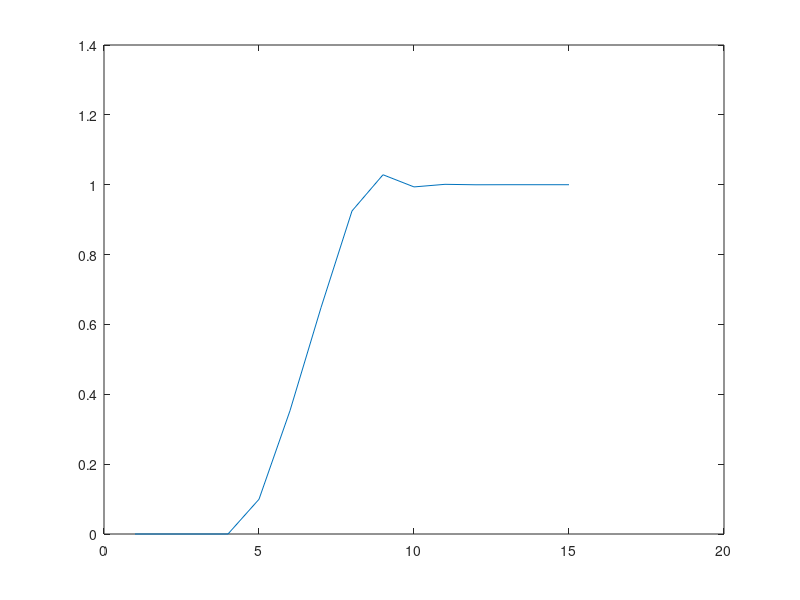
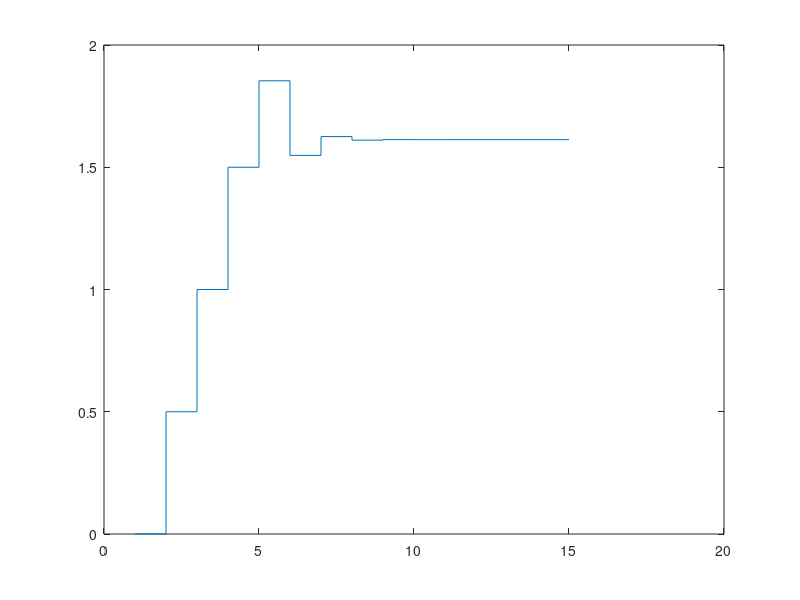

Write the MATLAB code that produced these figures, in order.
clear;
% s = [0 0 0.2 0.5 0.6 0.62];
N = 6;
D = N;
Nu = 3;
lambda = 0.01;

na = 1;
nb = 4;

kk = 15;

a(1) = -0.2676;
b(1:2) = 0;
b(3) = 0.1989;
b(4) = 0.2552;

s(1) = b(1);
s(2) = sum(b(1:2)) - a(1)*s(1); 
for k = 3:N
    s(k) = sum(b(1:min(k,nb))) - a(1)*s(k-1);
end

M = zeros(N, Nu);

for i = 1:N
    for j = 1:Nu
        if(i >= j)
            M(i, j) = s(i-j+1);
        end
    end
end

K = ((M' * M + lambda * eye(Nu))^(-1)) * M';
K_1 = K(1, :);



y_0 = zeros(N,1);
y = zeros(kk,1);
y_zad = zeros(kk+N,1);
y_zad(2:end) = 1;
Y_zad = zeros(N,1);
Y_0 = zeros(N,1);

u = zeros(1,N);
d = zeros(1, kk);

for i = 2:kk
    if i == 2 || i == 3
        y(i) = -a(1)*y(i-1);
    elseif i == 4
        y(i) = -a(1)*y(i-1) + b(3)*u(i-3);
    else
        y(i) = -a(1)*y(i-1) + b(3)*u(i-3) + b(4) * u(i-4);
    end
    
    for k = 1:N
        if i == 2 && k == 1
            y_0(k) = -a(1)*y(i);
        elseif i == 2 && k == 2
            y_0(k) = -a(1)*y_0(k-1) + b(3)*u(i-1);
        elseif i == 3 && k == 1
            y_0(k) = -a(1)*y(i) + b(3)*u(i-2);
        else    
            if k == 1
                y_0(k) = -a(1)*y(i) + b(3)*u(i-2) + b(4) * u(i-3);
            elseif k == 2
                y_0(k) = -a(1)*y_0(k-1) + b(3)*u(i-1) + b(4) * u(i-2);
            else
                y_0(k) = -a(1)*y_0(k-1) + b(3)*u(i-1) + b(4) * u(i-1);
            end
        end
    end

    Y_zad = y_zad(i:i+(N-1));
    Y_0 = y_0(1:N);
    delta_u = K_1*(Y_zad - Y_0);
    if delta_u > 0.5
        delta_u = 0.5;
    end
    u(i) = u(i-1) + delta_u;
    if u(i) > 2
        u(i) = 2;
    end
end

figure;
plot(1:kk, y);

figure;
stairs(1:kk, u);